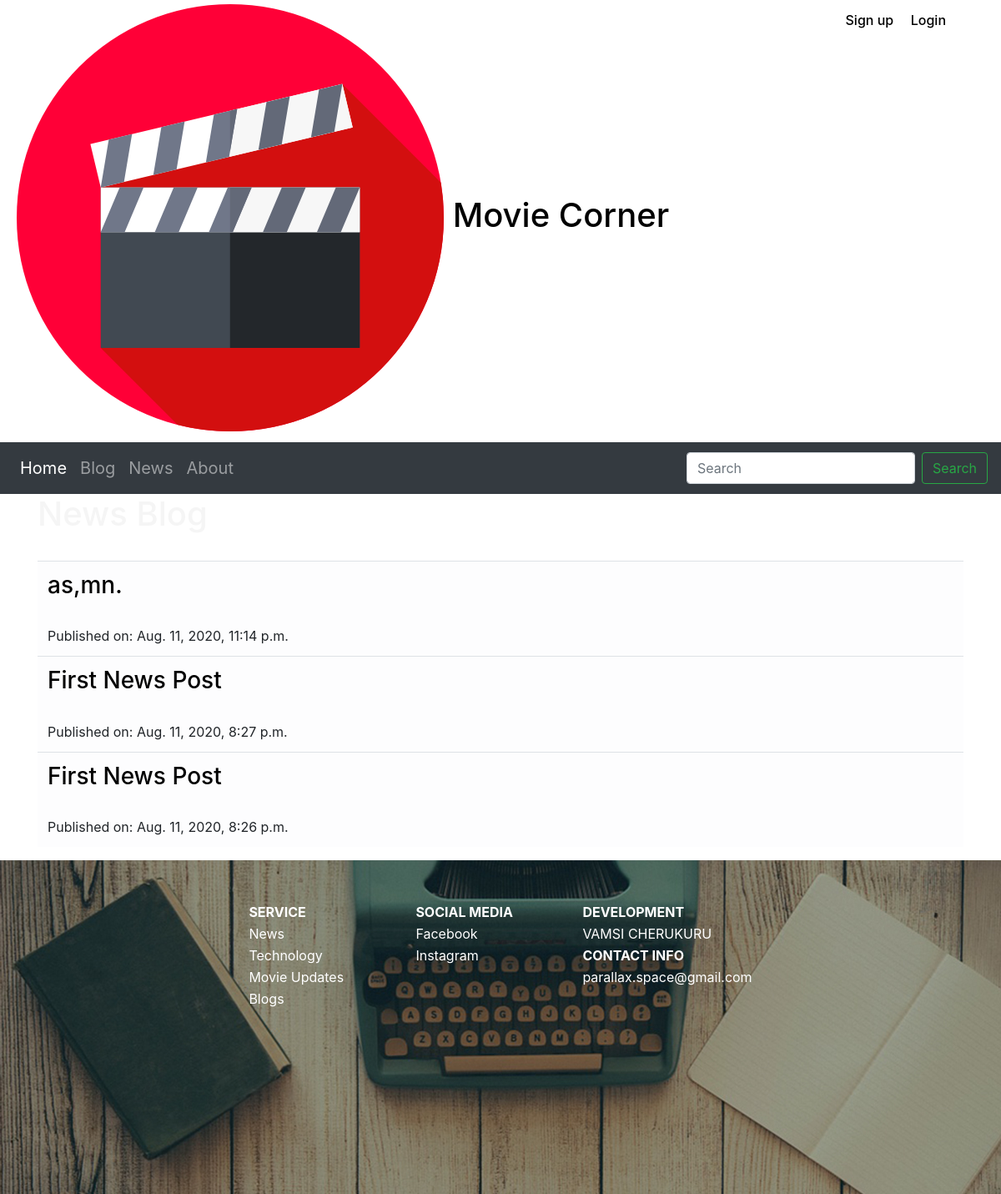
Page /news on the committed database.
### blog/models.py (models this page shows, shortened)
class NewsPost(models.Model):
    author = models.ForeignKey('auth.User',on_delete=models.CASCADE,default='auth.User')
    Title = models.CharField(max_length=256)
    Description = models.TextField()
    post_date = models.DateTimeField(auto_now_add=True)

### blog/views.py (the view)
# urls.py: path('news', views.NewsList.as_view(), name='news'),
class NewsList(ListView):
    model = models.NewsPost
    context_object_name = 'news_list'
    queryset = models.NewsPost.objects.order_by('-post_date')
    template_name = 'news_list.html'

### templates/news_list.html (shortened to what this page needs)
{% extends 'base.html' %}
{% load static %}
    {% block body_block %}
    <div class="container">
<h1 style="color: whitesmoke;">  News Blog</h1>
<br>
<table class="table table-light">
    <tbody>
        {% for post in news_list %}
      <tr>
        <td><a href="{% url 'blog:news_detail' pk=post.pk %}"><h3 style="color: black;">
          {{post.Title}}
        </h3></a>
        <br>
        Published on:
        {{post.post_date}}
        </td>
        <td><img src="{{post.photo.url}}" alt="" width="300px;"></td>
      </tr>
      {% endfor %}
    </tbody>
  </table>
</div>
{% endblock %}

### rows in the picture
NewsPost: Title "as,mn.", post_date "Aug. 11, 2020, 11:14 p.m."
NewsPost: Title "First News Post", post_date "Aug. 11, 2020, 8:27 p.m."
NewsPost: Title "First News Post", post_date "Aug. 11, 2020, 8:26 p.m."
